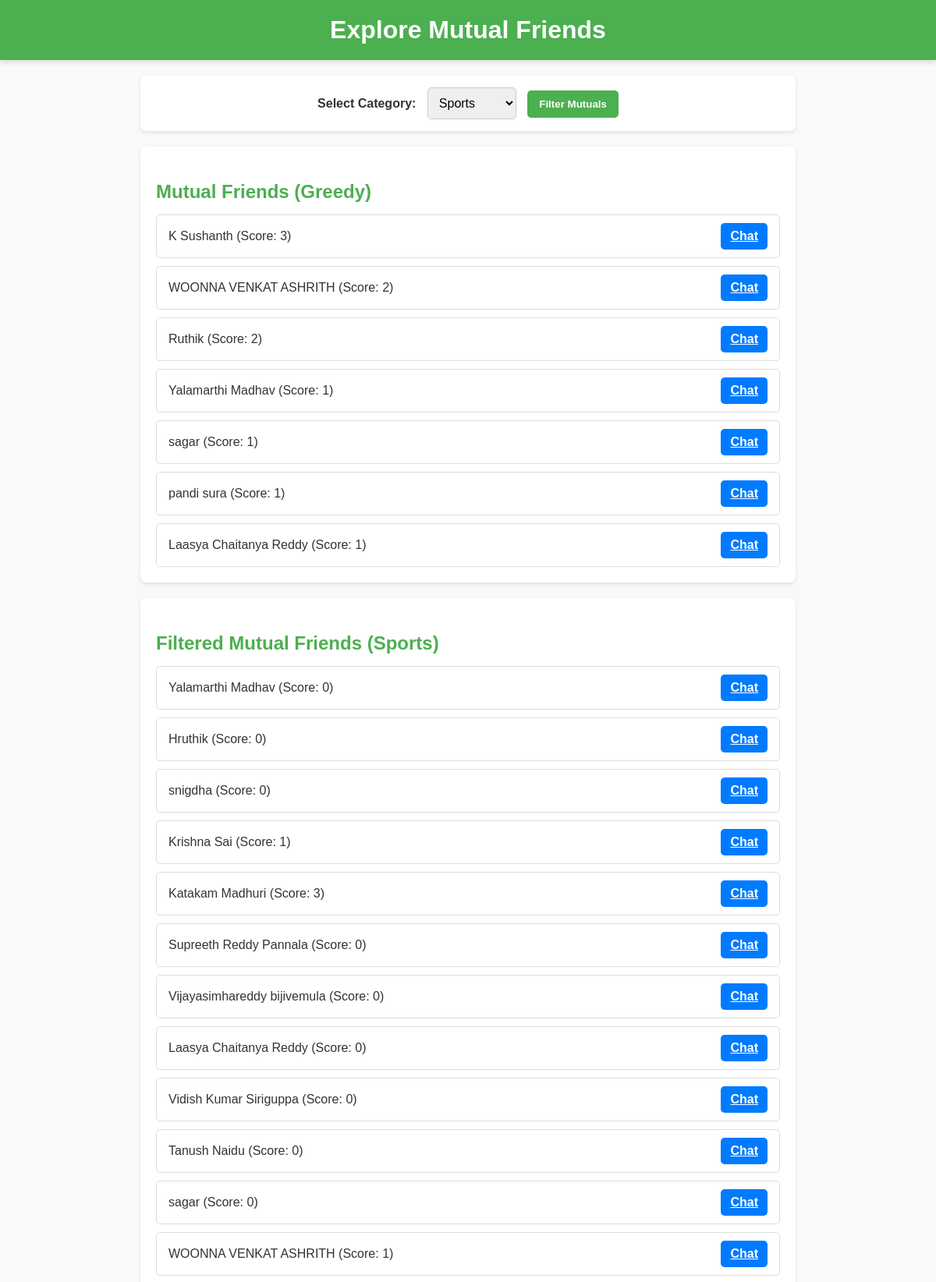
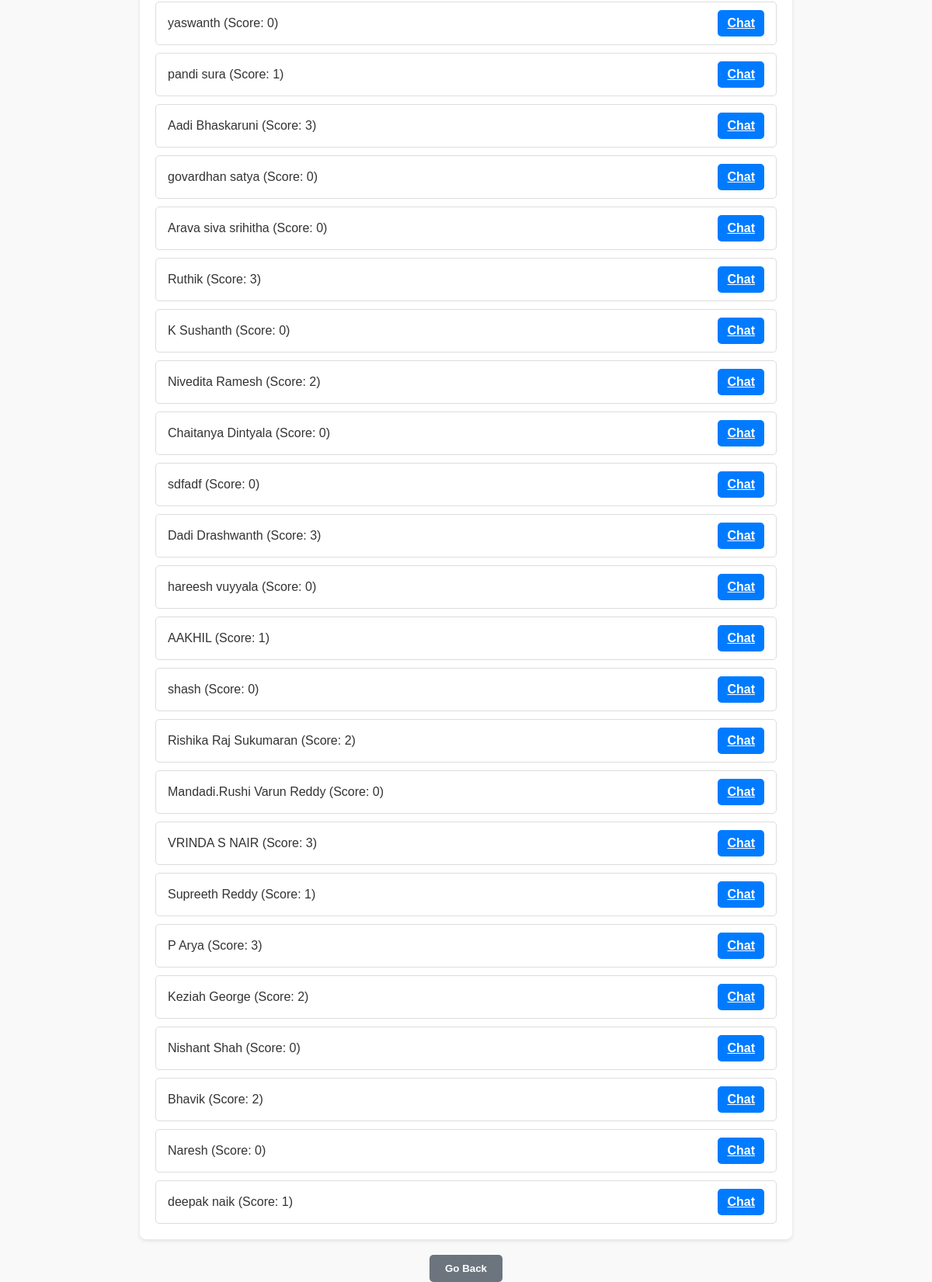
Screenshot of /explore_mutuals (signed in) with the database file from the repository (2 pictures, top to bottom).
### app.py (models this page shows)
class User(db.Model):
    id = db.Column(db.Integer, primary_key=True)
    name = db.Column(db.String(100), nullable=False)
    username = db.Column(db.String(100), unique=True, nullable=False)
    email = db.Column(db.String(100), unique=True, nullable=False)
    password = db.Column(db.String(100), nullable=False)
    profile_picture = db.Column(db.String(120), nullable=True)

### app.py (the view)
@app.route('/explore_mutuals', methods=['GET'])
def explore_mutuals():
    if 'user_id' not in session:
        return redirect(url_for('login'))
    user_id = session['user_id']
    user = User.query.get(user_id)
    mutuals_greedy = suggest_friends(user_id, method="greedy")
    category = request.args.get('category', 'sports').lower()
    mutuals_dijkstra = suggest_friends(user_id, method="dijkstra", category=category)
    return render_template(
        'explore_mutuals.html',
        user=user,
        mutuals_greedy=mutuals_greedy,
        mutuals_dijkstra=mutuals_dijkstra,
        category=category
    )

### templates/explore_mutuals.html (shortened to what this page needs)
<!DOCTYPE html>
<html lang="en">
<head>
</head>
<body>
    <header>
        <h1>Explore Mutual Friends</h1>
    </header>
    <div class="filter-container">
        <form action="{{ url_for('explore_mutuals') }}" method="GET">
            <label for="category">Select Category:</label>
            <select name="category" id="category">
                <option value="sports" {% if category == 'sports' %}selected{% endif %}>Sports</option>
            </select>
            <button type="submit" class="explore-button">Filter Mutuals</button>
        </form>
    </div>
    <div class="list-container">
        <h3>Mutual Friends (Greedy)</h3>
        <ul class="list-group">
            {% if mutuals_greedy %}
                {% for mutual in mutuals_greedy %}
                    <li class="list-group-item">
                        {{ mutual.name }} (Score: {{ mutual.score }})
                        <a href="{{ url_for('chat', friend_id=mutual.id) }}" class="btn btn-primary">Chat</a>
                    </li>
                {% endfor %}
            {% else %}
                <li class="list-group-item">No mutual friends found.</li>
            {% endif %}
        </ul>
    </div>
    <div class="list-container">
        <h3>Filtered Mutual Friends ({{ category|capitalize }})</h3>
        <ul class="list-group">
            {% if mutuals_dijkstra %}
                {% for mutual in mutuals_dijkstra %}
                    <li class="list-group-item">
                        {{ mutual.name }} (Score: {{ mutual.score }})
                        <a href="{{ url_for('chat', friend_id=mutual.id) }}" class="btn btn-primary">Chat</a>
                    </li>
                {% endfor %}
            {% else %}
                <li class="list-group-item">No filtered mutual friends found for {{ category }}.</li>
            {% endif %}
        </ul>
    </div>
<div class="back-container">
    <button class="back-button" onclick="window.history.back()">Go Back</button>
</div></div>
</body>
</html>

### templates/explore_mutuals.html (style rules this page uses)
body { margin: 0; padding: 0; font-family: 'Arial', sans-serif; background-color: #f9f9f9; color: #333; }
header { background-color: #4CAF50; color: white; text-align: center; padding: 20px 0; margin-bottom: 20px; box-shadow: 0 4px 6px rgba(0, 0, 0, 0.1); }
header h1 { margin: 0; font-size: 2rem; }
.filter-container { background: white; padding: 15px 20px; margin: 0 auto 20px auto; max-width: 800px; border-radius: 8px; box-shadow: 0 2px 5px rgba(0, 0, 0, 0.1); text-align: center; }
.filter-container label { font-weight: bold; margin-right: 10px; }
.filter-container select { padding: 10px; font-size: 1rem; border: 1px solid #ccc; border-radius: 5px; outline: none; }
.filter-container .explore-button { margin-left: 10px; padding: 10px 15px; background-color: #4CAF50; color: white; border: none; border-radius: 5px; cursor: pointer; font-weight: bold; }
.list-container { background: white; padding: 20px; margin: 20px auto; max-width: 800px; border-radius: 8px; box-shadow: 0 2px 5px rgba(0, 0, 0, 0.1); }
.list-container h3 { margin-bottom: 15px; font-size: 1.5rem; color: #4CAF50; }
.list-group { list-style: none; padding: 0; margin: 0; }
.list-group-item { padding: 10px 15px; border: 1px solid #ddd; border-radius: 5px; margin-bottom: 10px; display: flex; justify-content: space-between; align-items: center; }
.list-group-item:last-child { margin-bottom: 0; }
.btn { padding: 8px 12px; border: none; border-radius: 5px; cursor: pointer; font-weight: bold; }
.btn-primary { background-color: #007bff; color: white; }
.back-container { text-align: center; margin-top: 20px; }
.back-button { padding: 10px 20px; background-color: #6c757d; color: white; border: none; border-radius: 5px; font-weight: bold; cursor: pointer; }

### rows the page displays
User: name "K Sushanth", score "3", score "0"
User: name "WOONNA VENKAT ASHRITH", score "2", score "1"
User: name "Ruthik", score "2", score "3"
User: name "Yalamarthi Madhav", score "1", score "0"
User: name "sagar", score "1", score "0"
User: name "pandi sura", score "1"
User: name "Laasya Chaitanya Reddy", score "1", score "0"
User: name "Hruthik", score "0"
User: name "snigdha", score "0"
User: name "Krishna Sai", score "1"
User: name "Katakam Madhuri", score "3"
User: name "Supreeth Reddy Pannala", score "0"
User: name "Vijayasimhareddy bijivemula", score "0"
User: name "Vidish Kumar Siriguppa", score "0"
User: name "Tanush Naidu", score "0"
User: name "yaswanth", score "0"
User: name "Aadi Bhaskaruni", score "3"
User: name "govardhan satya", score "0"
User: name "Arava siva srihitha", score "0"
User: name "Nivedita Ramesh", score "2"
User: name "Chaitanya Dintyala", score "0"
User: name "sdfadf", score "0"
User: name "Dadi Drashwanth", score "3"
User: name "hareesh vuyyala", score "0"
User: name "AAKHIL", score "1"
User: name "shash", score "0"
User: name "Rishika Raj Sukumaran", score "2"
User: name "Mandadi.Rushi Varun Reddy", score "0"
User: name "VRINDA S NAIR", score "3"
User: name "Supreeth Reddy", score "1"
User: name "P Arya", score "3"
User: name "Keziah George", score "2"
User: name "Nishant Shah", score "0"
User: name "Bhavik", score "2"
User: name "Naresh", score "0"
User: name "deepak naik", score "1"

### other values shown
{{ category|capitalize }} "Sports"
